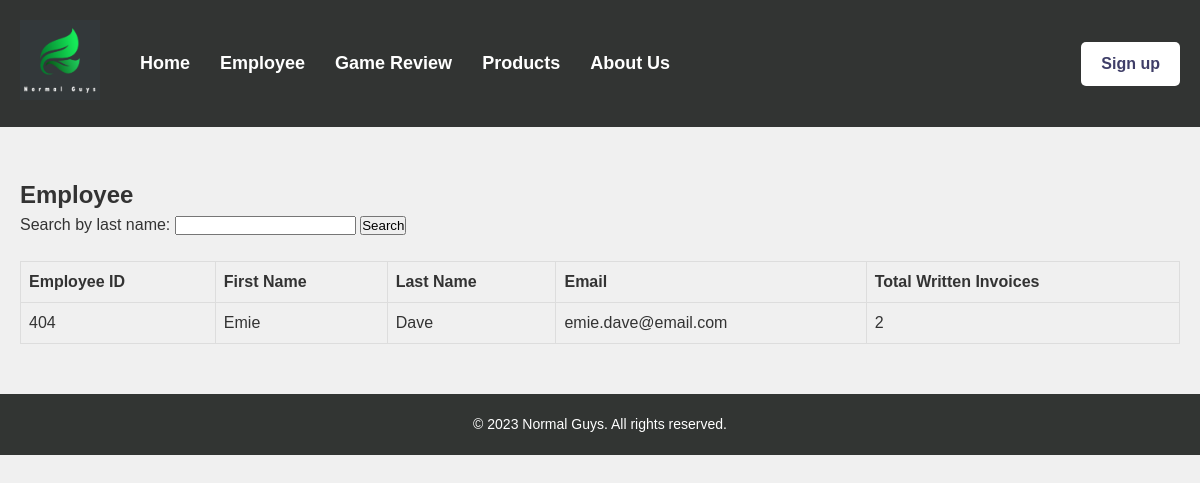
The app's page /employee.php?last_name=Dave with its own data.
### tables this page shows
CREATE TABLE `Employee` (
  `EmpId` int(11) NOT NULL,
  `EFname` varchar(100) NOT NULL,
  `ELname` varchar(100) NOT NULL,
  `Email` varchar(200) NOT NULL
);

### employee.php (the view, shortened to what this page needs)
<!DOCTYPE html>
<html lang="en">
    <head>
        <link rel="stylesheet" href="https://maxcdn.bootstrapcdn.com/font-awesome/4.4.0/css/font-awesome.min.css">
        <link rel="stylesheet" href="css/employee.css">
    </head>
    <body>
        <header>
            <nav>
                <div class="logo">
                    <a href="about.html"><img src="img/logo.png" alt="Normal Guys"></a>
                </div>
                <div class="nav-links">
                    <ul>
                        <li><a href="index.php">Home</a></li>
                        <li><a href="employee.php">Employee</a></li>
                        <li><a href="review.php">Game Review</a></li>
                        <li><a href="product.php">Products</a></li>
                        <li><a href="about.html">About Us</a></li>
                    </ul>
                </div>
                <div class="nav-buttons" id="nav-buttons">
                    <a href="singup.html" class="sign-up" id="button">Sign up</a>
                </div>
            </nav>
        </header>
        <main>
            <h2>Employee</h2>
            <form method="GET" action="employee.php">
                <label for="last_name">Search by last name:</label>
                <input type="text" name="last_name" id="last_name">
                <input type="submit" value="Search">
            </form>
            <?php
            if ($_SERVER["REQUEST_METHOD"] == "GET" && isset($_GET['last_name'])) {
                $connection = mysqli_connect(DBHOST, DBUSER, DBPASS, DBNAME);
            ?>
            <p>&nbsp;</p>
            <table class="table table-hover">
                <thead>
                    <tr class="table-success">
                        <th scope="col">Employee ID</th>
                        <th scope="col">First Name</th>
                        <th scope="col">Last Name</th>
                        <th scope="col">Email</th>
                        <th scope="col">Total Written Invoices</th>
                    </tr>
                </thead>
                <?php
                $sql = "SELECT E.EmpId, E.ELname, E.EFname, E.Email, COUNT(*) AS TotalInvoices
                        FROM Employee E LEFT JOIN Invoices I ON E.EmpId = I.EId
                        WHERE ELname = '{$_GET['last_name']}'
                        GROUP BY E.EmpId, E.ELname, E.EFname, E.Email;";
                if ($result = mysqli_query($connection, $sql)) {
                    while ($row = mysqli_fetch_assoc($result)) {
                ?>
                <tr>
                    <td><?php echo $row['EmpId'] ?></td>
                    <td><?php echo $row['EFname'] ?></td>
                    <td><?php echo $row['ELname'] ?></td>
                    <td><?php echo $row['Email'] ?></td>
                    <td><?php echo $row['TotalInvoices'] ?></td>
                </tr>
                <?php
                    }
                }
            }
                ?>
            </table>
        </main>
        <footer>
            <p>&copy; 2023 Normal Guys. All rights reserved.</p>
        </footer>
    </body>
</html>

### css/employee.css (style rules this page uses)
* { box-sizing: border-box; margin: 0; padding: 0; }
body { font-family: Arial, sans-serif; font-size: 16px; line-height: 1.5; color: #333; background-color: #f0f0f0; }
a { color: #333; text-decoration: none; }
header { background-color: #323433; }
nav { display: flex; align-items: center; justify-content: space-between; padding: 20px; }
.logo { margin-right: 40px; }
.logo img { max-height: 80px; }
.nav-links { margin-right: auto; }
.nav-links ul { display: flex; list-style: none; }
.nav-links li { margin-right: 30px; }
.nav-links a { font-size: 18px; font-weight: bold; color: #fff; transition: color 0.2s ease-in-out; }
.nav-buttons a { display: inline-block; padding: 10px 20px; margin-left: 20px; background-color: #fff; color: #3f3e68; border-radius: 5px; font-weight: bold; transition: background-color 0.2s ease-in-out; }
main { max-width: 1200px; margin: 0 auto; padding: 50px 20px; }
table { font-family: arial, sans-serif; border-collapse: collapse; width: 100%; }
td, th { border: 1px solid #dddddd; text-align: left; padding: 8px; }
footer { background-color: #323533; color: #fff; text-align: center; padding: 20px; font-size: 15px; }
footer p { font-size: 14px; }

### records on screen
employee: EmpId "404", EFname "Emie", ELname "Dave", Email "emie.dave@email.com", TotalInvoices "2"
